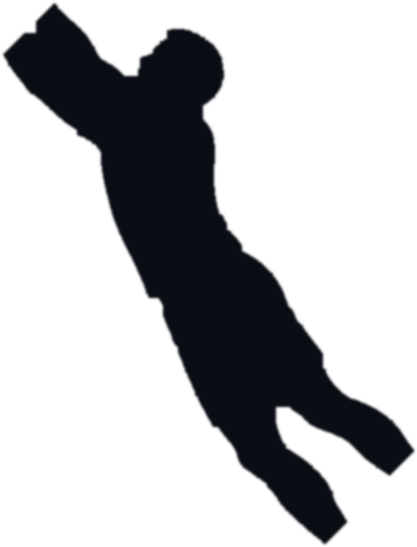
#> input picture soccer-anim/kp-catchhigh.png, 417 x 547 px, given in place of _keeper-poses.png, which was not available
$ python make-soccer-anim.py
#> lines starting #> are read from the running program, lines starting #| are printed output that depends on the picture; after the words box and inside, x2 and y2 are one past the last pixel; in counts of white or black regions, pixels touching at a corner belong together; pictures that were not available may be replaced by others from this repository, and a replacement may not be noted
# Bakes the soccer 1v1 shootout poses into soccer-anim/*.png (transparent, used as CSS masks and
# tinted per player, like baseball-anim/ and hoops-anim/).
#
# Pipeline (v2 — the v1 erode/regrow + line-stripping carved stripes through the bodies):
#   1. threshold dark
#   2. OPEN (erode+dilate) to kill thin junk: net grid, ground line, ball outline, speed lines
#   3. detect goal-frame bars = pixels on LONG axis-aligned runs that are NOT protected; protection
#      = dilated "locally solid" regions, so a whole arm/leg is protected by its thick center and
#      never carved (v1's mistake was testing thinness per-pixel, which shaved limb edges)
#   4. body = largest connected component after the frame is cut
#   5. CLOSE + slight blur for smooth edges
import os
from collections import deque
import numpy as np
from PIL import Image, ImageFilter, ImageDraw

os.makedirs('soccer-anim', exist_ok=True)

def largest_component(mask):
    """mask: bool ndarray -> bool ndarray of its largest 4-connected component."""
    h, w = mask.shape
    seen = np.zeros_like(mask, dtype=bool)
    best = None; best_n = 0
    for y in range(0, h, 3):
        for x in range(0, w, 3):
            if mask[y, x] and not seen[y, x]:
                q = deque([(y, x)]); seen[y, x] = True
                pts = []
                while q:
                    cy, cx = q.popleft(); pts.append((cy, cx))
                    for ny, nx in ((cy-1,cx),(cy+1,cx),(cy,cx-1),(cy,cx+1)):
                        if 0 <= ny < h and 0 <= nx < w and mask[ny, nx] and not seen[ny, nx]:
                            seen[ny, nx] = True; q.append((ny, nx))
                if len(pts) > best_n:
                    best_n = len(pts); best = pts
    out = np.zeros_like(mask, dtype=bool)
    if best:
        ys, xs = zip(*best)
        out[list(ys), list(xs)] = True
    return out

def _windowed(D, half, axis):
    """True where D is true for every pixel within +-half along axis (centered run)."""
    R = D.copy()
    for k in range(1, half + 1):
        R &= np.roll(D, k, axis) & np.roll(D, -k, axis)
    return R

def to_img(B):
    return Image.fromarray((B * 255).astype('uint8'), 'L')

def to_arr(im):
    return np.array(im) > 0

def extract(cell, run_half=45, solid_half=7, protect_grow=31, frame_grow=11,
            open_win=5, close_win=9):
    dark = to_arr(cell.point(lambda v: 255 if v < 110 else 0))

    # 2. opening: net / ground line / ball outline / speed lines die, body + goal frame survive
    opened = to_arr(to_img(dark).filter(ImageFilter.MinFilter(open_win))
                                .filter(ImageFilter.MaxFilter(open_win)))

    # 3. goal frame: long straight runs, minus dilated protection around anything locally solid
    Vlong = _windowed(opened, run_half, 0)
    Hlong = _windowed(opened, run_half, 1)
    Hsolid = _windowed(opened, solid_half, 1)   # solid across ~15px horizontally (body, not posts)
    Vsolid = _windowed(opened, solid_half, 0)
    protectH = to_arr(to_img(Hsolid).filter(ImageFilter.MaxFilter(protect_grow)))
    protectV = to_arr(to_img(Vsolid).filter(ImageFilter.MaxFilter(protect_grow)))
    frame = (Vlong & ~protectH) | (Hlong & ~protectV)
    frame = to_arr(to_img(frame).filter(ImageFilter.MaxFilter(frame_grow)))

    base = opened & ~frame
    body = largest_component(base)
    if not body.any():
        return None

    # 5. close (seal nicks, smooth outline) + soft edge
    alpha = to_img(body).filter(ImageFilter.MaxFilter(close_win)).filter(ImageFilter.MinFilter(close_win))
    alpha = alpha.filter(ImageFilter.GaussianBlur(1.0))
    bbox = alpha.getbbox()
    if not bbox:
        return None
    alpha = alpha.crop(bbox)
    out = Image.new('RGBA', alpha.size, (10, 14, 20, 255))
    out.putalpha(alpha)
    return out

# ---- keeper sheet (3x3, cells contain goal + net + sometimes the ball) ----------------------
NAMES = [
    ['ready',    'divehigh', 'catchhigh'],
    ['savelow',  'catchover','set'],
    ['stride',   'readylow', 'divelow'],
]
sheet = Image.open('_keeper-poses.png').convert('L')
#> sheet: PIL image 417x547 L; every value is 13
W, H = sheet.size
#> W = 417; H = 547
cw, ch = W // 3, H // 3
#> cw = 139; ch = 182
KP_SKIP = {'set', 'stride'}   # unused by the shootout and the sheet versions have post stubs
for r in range(3):
    for c in range(3):
        if NAMES[r][c] in KP_SKIP: continue
        cell = sheet.crop((c*cw, r*ch, (c+1)*cw, (r+1)*ch))
        out = extract(cell)
        if out is None:
            print('EMPTY CELL', r, c); continue
        out.save(f'soccer-anim/kp-{NAMES[r][c]}.png')
        print(f'kp-{NAMES[r][c]}.png', out.size)
#> this loop made 3 passes
#> pass 1, in extract, `out = Image.new('RGBA', alpha.size, (10, 14, 20, 255))`:
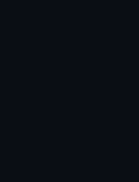
#> out: PIL image 139x182 RGBA; mean R, G, B, A 10, 14, 20, 255
#> after the loop: cell: PIL image 139x182 L; every value is 13

# ---- striker sheet (5x2, clean bodies + a separate ball) ------------------------------------
ST_NAMES = [
    ['run', 'kickbig', 'shot', 'leap', 'celebrate'],
    ['dribble', 'bicycle', 'sprint', 'strike', 'flick'],
]
#> ST_NAMES = [['run', 'kickbig', 'shot', 'leap', 'celebrate'], ['dribble', 'bicycle', 'sprint', 'strike', 'flick']]
ssheet = Image.open('_striker-poses.png').convert('L')
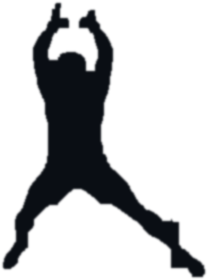
#> input picture soccer-anim/kp-catchover.png, 208 x 280 px, given in place of _striker-poses.png, which was not available
#> ssheet: PIL image 208x280 L; every value is 13
SW, SH = ssheet.size
#> SW = 208; SH = 280
scw, sch = SW // 5, SH // 2
#> scw = 41; sch = 140
ST_FLIP = {'run', 'sprint'}   # sheet art faces LEFT; the shootout striker runs RIGHT at the ball
for r in range(2):
    for c in range(5):
        cell = ssheet.crop((c*scw, r*sch, (c+1)*scw, (r+1)*sch))
        out = extract(cell)
        if out is None:
            print('EMPTY STRIKER CELL', r, c); continue
        if ST_NAMES[r][c] in ST_FLIP:
            out = out.transpose(Image.FLIP_LEFT_RIGHT)
        out.save(f'soccer-anim/st-{ST_NAMES[r][c]}.png')
        print(f'st-{ST_NAMES[r][c]}.png', out.size)
#> this loop made 2 passes
#| st-run.png (41, 140)
#| st-kickbig.png (41, 140)
#| st-shot.png (41, 140)
#| st-leap.png (41, 140)
#| st-celebrate.png (41, 140)
#| st-dribble.png (41, 140)
#| st-bicycle.png (41, 140)
#| st-sprint.png (41, 140)
#| st-strike.png (41, 140)
#| st-flick.png (41, 140)
#> pass 1, in extract (call 8), `out = Image.new('RGBA', alpha.size, (10, 14, 20, 255))`:
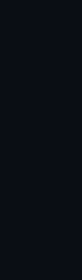
#> out: PIL image 41x140 RGBA (shown 2 times larger); mean R, G, B, A 10, 14, 20, 255
#> after the loop: cell: PIL image 41x140 L; every value is 13

# ---- striker kick pose: the game figure's source art MINUS the ball -------------------------
src = Image.open('_striker-source.png').convert('L')
W0, H0 = src.size
#> W0 = 208; H0 = 280
dark = np.array(src.point(lambda v: 255 if v < 110 else 0))
#> dark: shape (280, 208); every value is 255
win = np.zeros_like(dark, dtype=bool)
win[int(H0*0.60):int(H0*0.90), int(W0*0.82):] = True
ys, xs = np.where((dark > 0) & win)
#> ys = 3192 values from 168 to 251; xs = 3192 values, max 207 at index 37, min 170 at index 0, mean 188.5
alpha = Image.fromarray(dark.astype('uint8'), 'L')
if len(xs):
    x0, x1, y0, y1 = xs.min(), xs.max(), ys.min(), ys.max()
#> x0 = 170; x1 = 207; y0 = 168; y1 = 251
    cx, cy = (x0+x1)/2, (y0+y1)/2
#> cx = 188.5; cy = 209.5
    rr = max(x1-x0, y1-y0)/2 + 6
#> rr = 47.5
    d = ImageDraw.Draw(alpha)
    d.ellipse([cx-rr, cy-rr, cx+rr, cy+rr], fill=0)   # ERASE the ball — the sprite ball flies separately
alpha = alpha.filter(ImageFilter.MaxFilter(9)).filter(ImageFilter.MinFilter(9))
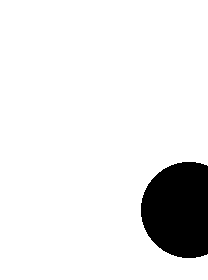
#> alpha: PIL image 208x280 L; 90.7% white; 1 black region, box (x1, y1, x2, y2) and area: (141, 162, 208, 258) 5388
alpha = alpha.filter(ImageFilter.GaussianBlur(1.0))
bbox = alpha.getbbox()
#> bbox = (0, 0, 208, 280)
alpha = alpha.crop(bbox)
out = Image.new('RGBA', alpha.size, (10, 14, 20, 255))
#> out: PIL image 208x280 RGBA
out.putalpha(alpha)
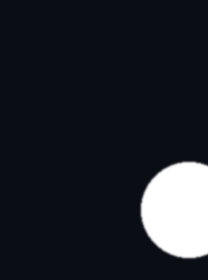
#> out: PIL image 208x280 RGBA; mean R, G, B, A 10, 14, 20, 231.4; transparent parts drawn white
out.save('soccer-anim/st-kick.png')
print('st-kick.png', out.size)
#| st-kick.png (208, 280)

# ---- hi-res single-pose art (_pose-src/src-N.png, 1086x1448) — overrides the sheet cells ----
# 0 header · 1 diving header · 2 bicycle-back · 3 bicycle-high · 4 overhead volley · 5 run+ball
# 6 big kick · 7 volley kick · 8 high finish · 9 run stride
# 10 keeper ready · 11 low scoop · 12 full dive · 13 leaping catch · 14 kneeling gather
SINGLES = {
    'st-shot':      ('src-6.png',  {}),
    'st-volley':    ('src-7.png',  {}),
    'st-shothigh':  ('src-8.png',  {}),
    'st-header':    ('src-0.png',  {}),
    'st-bicycle':   ('src-3.png',  {}),
    'kp-ready':     ('src-10.png', {}),
    'kp-readylow':  ('src-10.png', {}),
    # grounded poses: modest growth (the body touches the goal line — long growth leaks whiskers)
    'kp-savelow':   ('src-11.png', {'grow_steps': 80, 'close_win': 17}),
    'kp-divelow':   ('src-14.png', {}),
    # airborne poses: outstretched thin arms need deep growth to reach the gloves; nothing to leak into
    'kp-divehigh':  ('src-12.png', {'grow_steps': 150}),
    'kp-catchhigh': ('src-13.png', {'grow_steps': 150}),
}
def dilate3(B):
    return B | np.roll(B,1,0) | np.roll(B,-1,0) | np.roll(B,1,1) | np.roll(B,-1,1)

# [88 lines left out: functions fill_small_holes, extract_body, not called in this run]

for out_name, (src_name, kw) in SINGLES.items():
#> (the run stopped early here; a loop or call above may not have finished)
